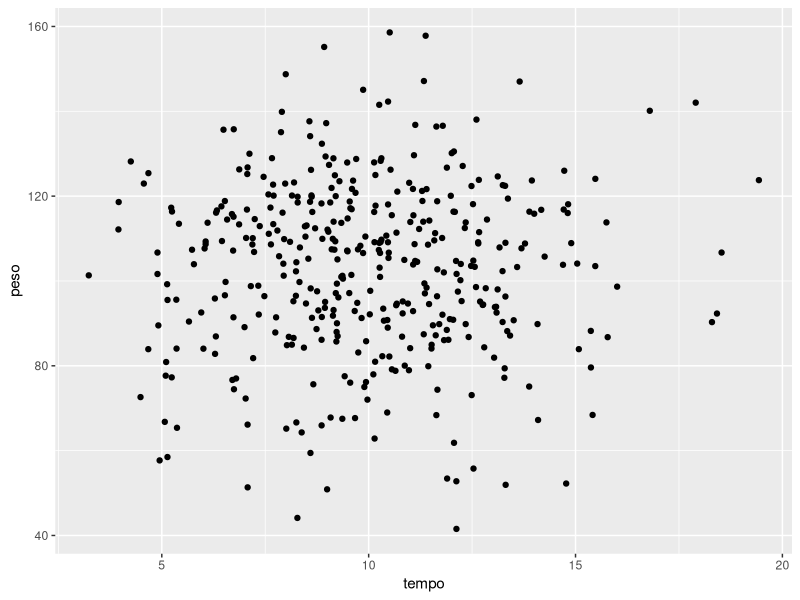
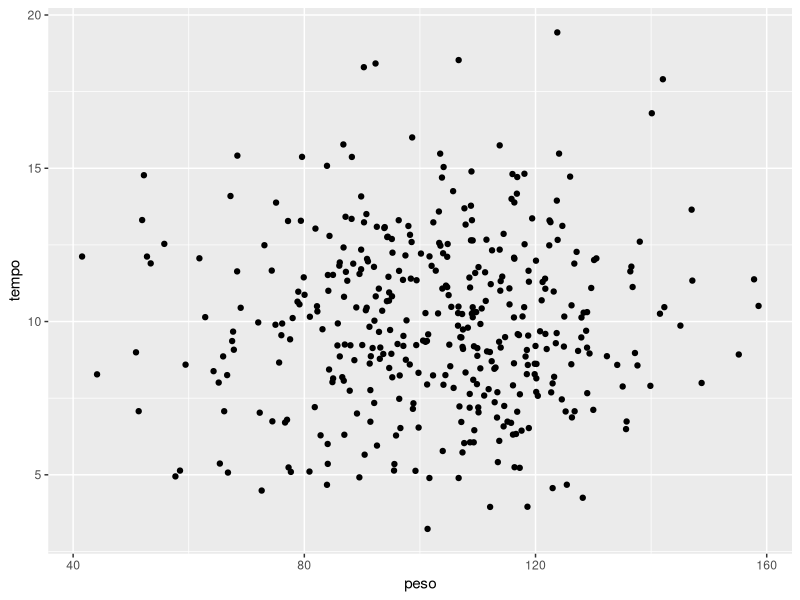
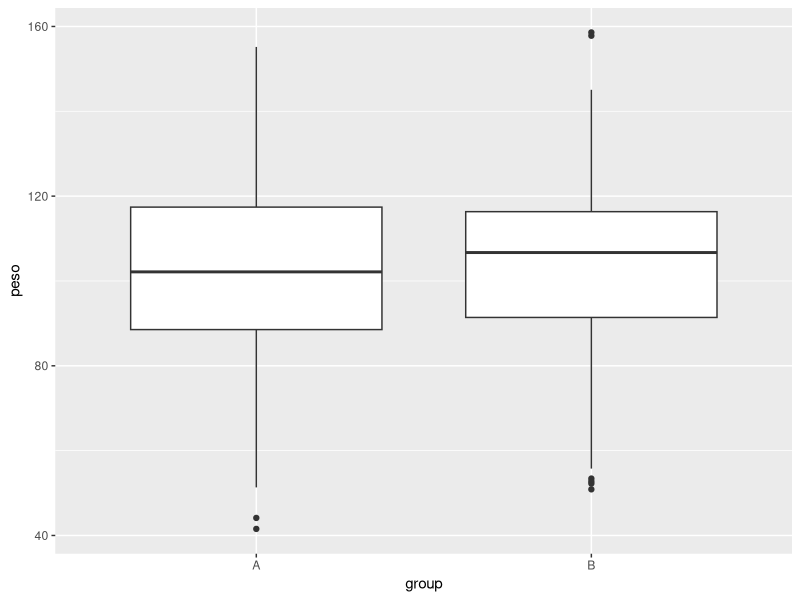
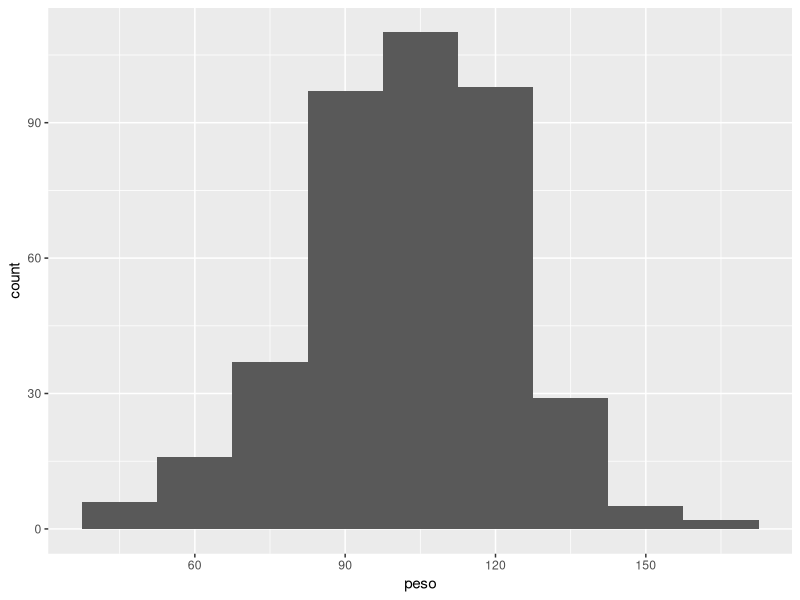
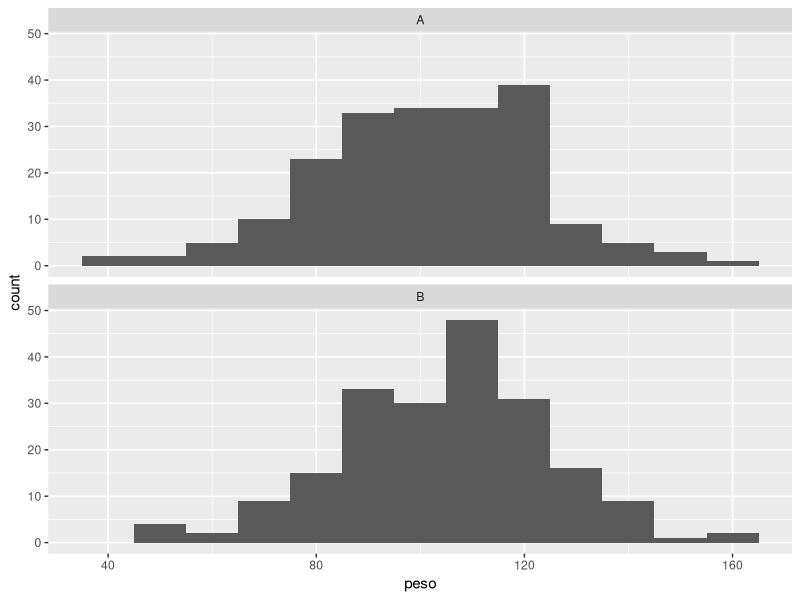
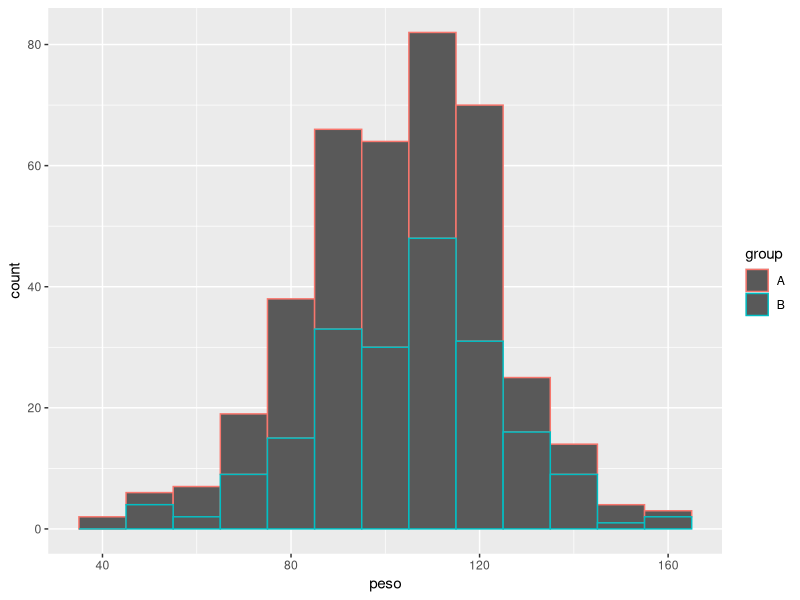

R code for these plots, in order:
#--------------------------------------------------------------------------------------------------
# Explorando distribuicoes atraves do pacote ggplot2
#
# Gorgens, Eric Bastos
# Department of Forest Sciences
# University of Sao Paulo
# Piracicaba, Brazil
# gorgens (at) usp.br
#
#--------------------------------------------------------------------------------------------------

# O ggplot2 é um pacote grafico opcional


# Verifica disponibilidade e se existir ativa o pacote ggplot2
require(ggplot2)

# Para este exemplo criaremos um data frame ficticio
set.seed(22136) # fixa o gerador de numeros aleatorio para que os resultados sejam iguais para todos

df <- rbind(data.frame(group='A', tempo=rnorm(n=200, mean=10, sd=3), peso=rnorm(n=200, mean=100, sd=20)),
            data.frame(group='B', tempo=rnorm(n=200, mean=10, sd=3), peso=rnorm(n=200, mean=105, sd=20)))

head(df) # exibe primeiras linhas do data frame


#Criando um gráfico de dispersão do tempo em função do peso
ggplot(df, aes(tempo, peso)) + geom_point()

#Criando um gráfico de dispersão do peso em função do tempo
ggplot(df, aes(peso, tempo)) + geom_point()

# criando um boxplot
ggplot(df, aes(group, peso)) + geom_boxplot()

# criando um histograma
ggplot(df, aes(peso)) + geom_histogram(binwidth=15)

# criando um histograma para cada grupo e organiza numa mesma janela
ggplot(df, aes(peso)) + geom_histogram(binwidth=10) + facet_wrap(~group, nrow=2, ncol=1)

# criando um histograma para cada grupo num mesmo gráfico, mas com cores diferentes
ggplot(df, aes(peso, color = group)) + geom_histogram(binwidth=10)
